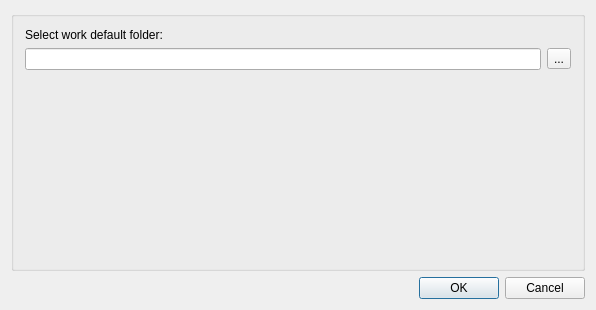
<?xml version="1.0" encoding="UTF-8"?>
<ui version="4.0">
 <class>SettingsDialog</class>
 <widget class="QDialog" name="SettingsDialog">
  <property name="geometry">
   <rect>
    <x>0</x>
    <y>0</y>
    <width>596</width>
    <height>310</height>
   </rect>
  </property>
  <property name="windowTitle">
   <string>SettingsDialog</string>
  </property>
  <layout class="QGridLayout" name="gridLayout">
   <item row="0" column="0">
    <widget class="QGroupBox" name="groupBox">
     <property name="title">
      <string/>
     </property>
     <layout class="QVBoxLayout" name="verticalLayout_2">
      <item>
       <layout class="QVBoxLayout" name="verticalLayout">
        <item>
         <widget class="QLabel" name="label">
          <property name="text">
           <string>Select work default folder:</string>
          </property>
         </widget>
        </item>
        <item>
         <layout class="QHBoxLayout" name="horizontalLayout_2">
          <item>
           <widget class="QLineEdit" name="lineEdit"/>
          </item>
          <item>
           <widget class="QToolButton" name="toolButton">
            <property name="text">
             <string>...</string>
            </property>
            <property name="icon">
             <iconset resource="diskmasterui.qrc">
              <normaloff>:/DiskMasterUI/icons/folder_home.png</normaloff>:/DiskMasterUI/icons/folder_home.png</iconset>
            </property>
           </widget>
          </item>
         </layout>
        </item>
       </layout>
      </item>
      <item>
       <spacer name="verticalSpacer">
        <property name="orientation">
         <enum>Qt::Vertical</enum>
        </property>
        <property name="sizeHint" stdset="0">
         <size>
          <width>20</width>
          <height>162</height>
         </size>
        </property>
       </spacer>
      </item>
     </layout>
    </widget>
   </item>
   <item row="1" column="0">
    <layout class="QHBoxLayout" name="horizontalLayout">
     <item>
      <spacer name="horizontalSpacer">
       <property name="orientation">
        <enum>Qt::Horizontal</enum>
       </property>
       <property name="sizeHint" stdset="0">
        <size>
         <width>40</width>
         <height>20</height>
        </size>
       </property>
      </spacer>
     </item>
     <item>
      <widget class="QPushButton" name="pushButton">
       <property name="text">
        <string>OK</string>
       </property>
      </widget>
     </item>
     <item>
      <widget class="QPushButton" name="pushButton_2">
       <property name="text">
        <string>Cancel</string>
       </property>
      </widget>
     </item>
    </layout>
   </item>
  </layout>
 </widget>
 <layoutdefault spacing="6" margin="11"/>
 <resources>
  <include location="diskmasterui.qrc"/>
 </resources>
 <connections>
  <connection>
   <sender>pushButton</sender>
   <signal>clicked()</signal>
   <receiver>SettingsDialog</receiver>
   <slot>accept()</slot>
   <hints>
    <hint type="sourcelabel">
     <x>339</x>
     <y>275</y>
    </hint>
    <hint type="destinationlabel">
     <x>260</x>
     <y>252</y>
    </hint>
   </hints>
  </connection>
  <connection>
   <sender>pushButton_2</sender>
   <signal>clicked()</signal>
   <receiver>SettingsDialog</receiver>
   <slot>reject()</slot>
   <hints>
    <hint type="sourcelabel">
     <x>428</x>
     <y>261</y>
    </hint>
    <hint type="destinationlabel">
     <x>386</x>
     <y>235</y>
    </hint>
   </hints>
  </connection>
 </connections>
</ui>
